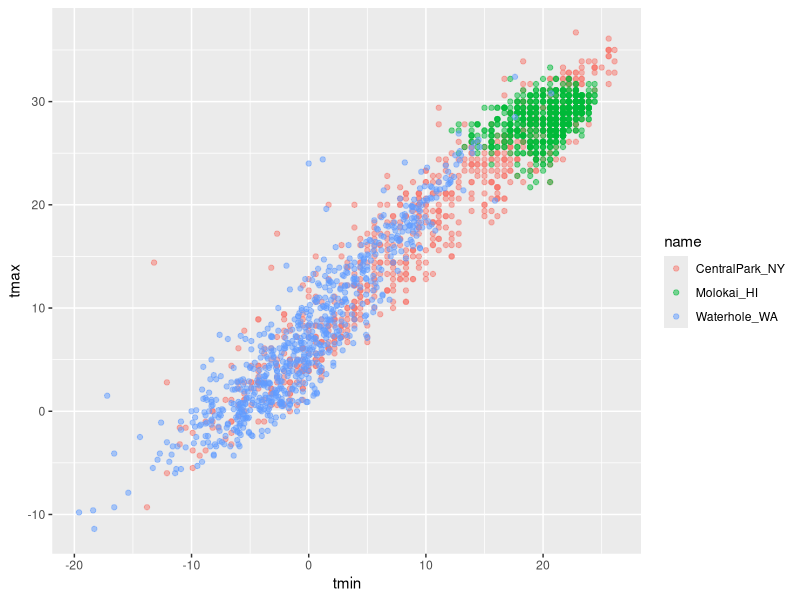
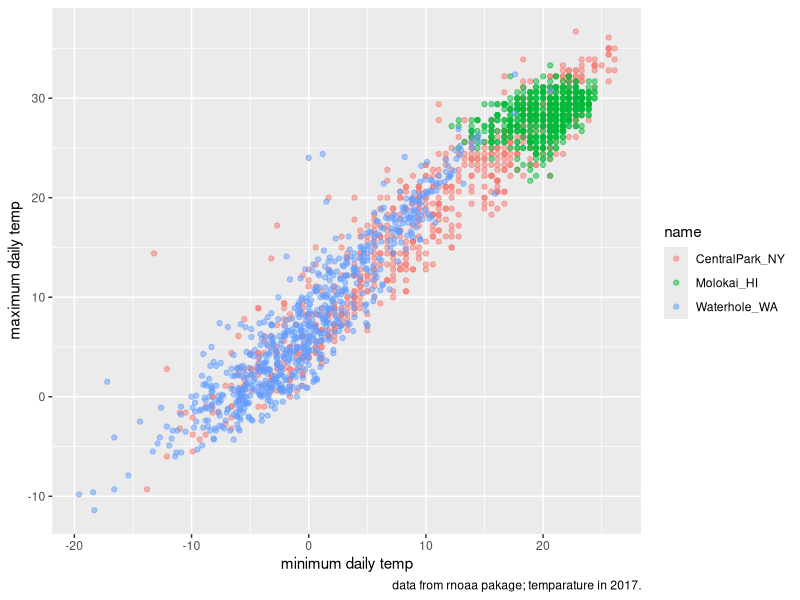
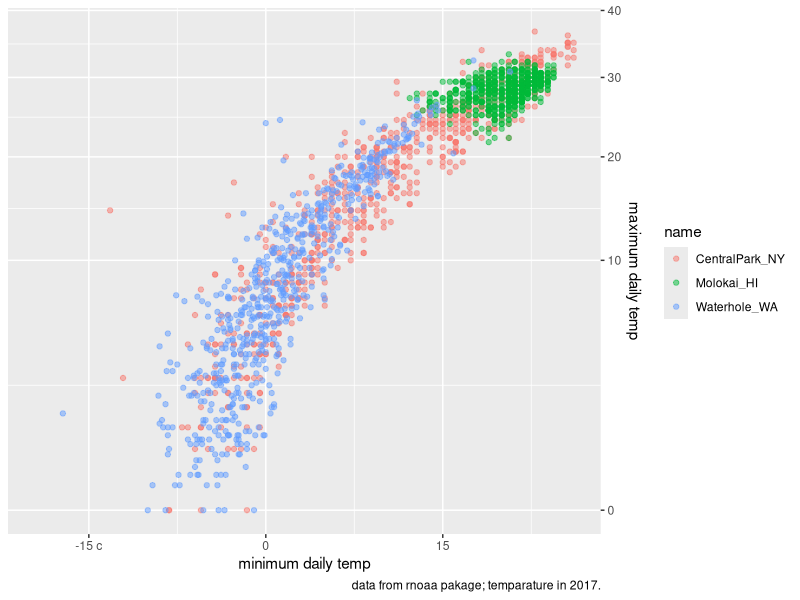
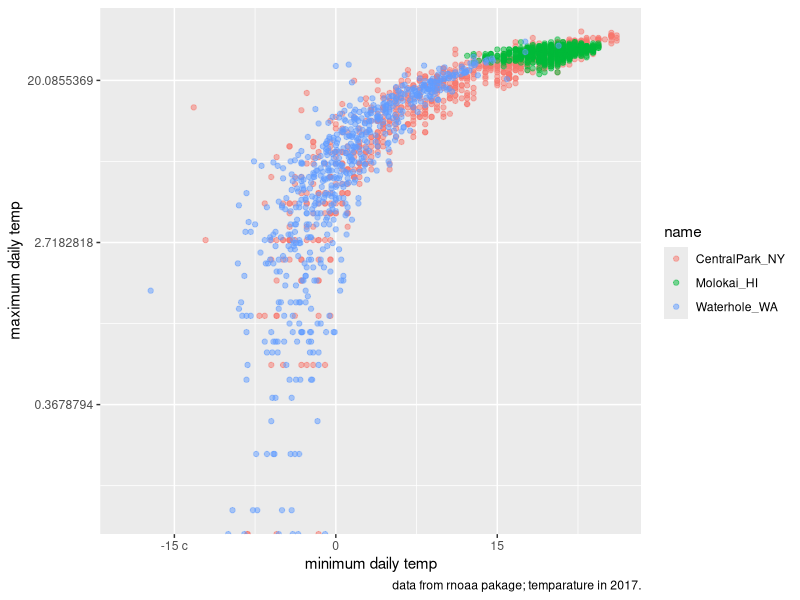
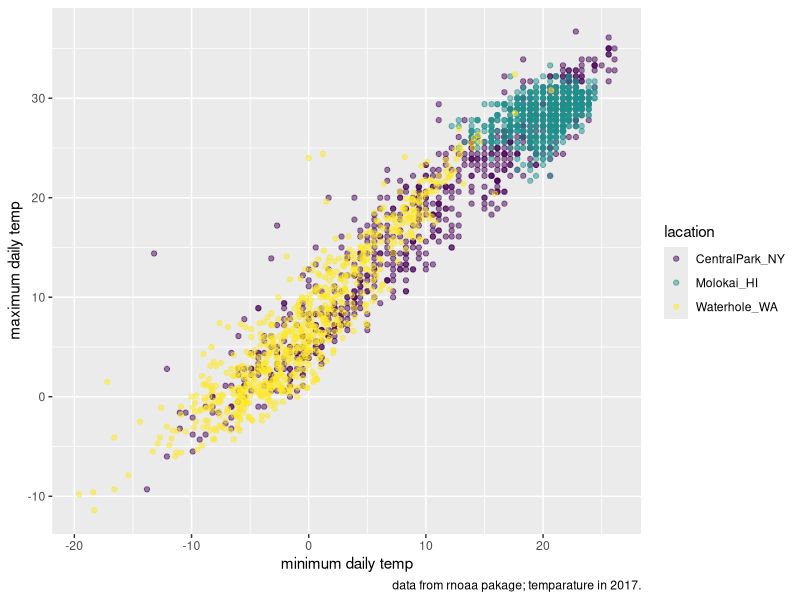
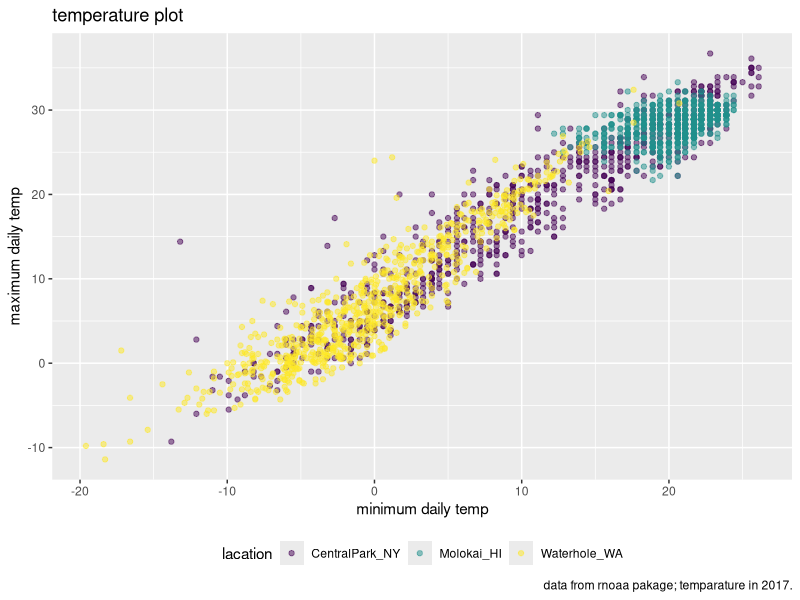
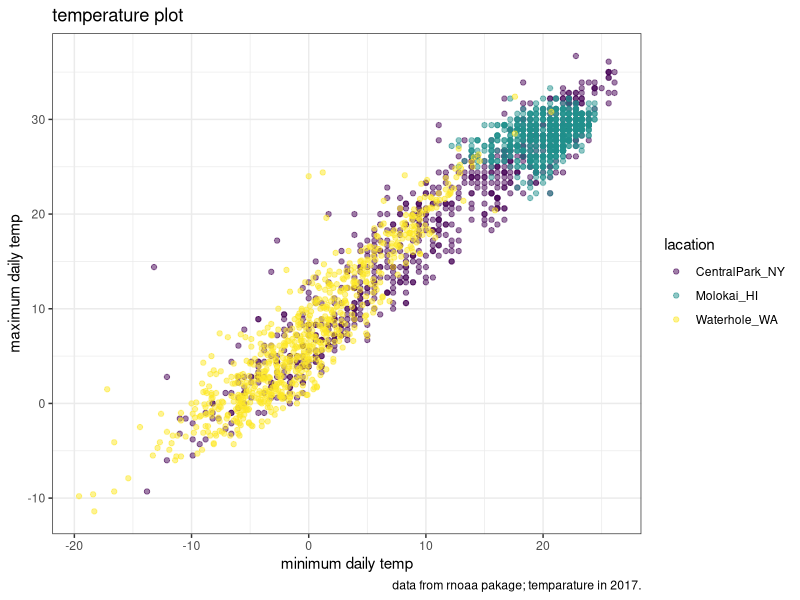
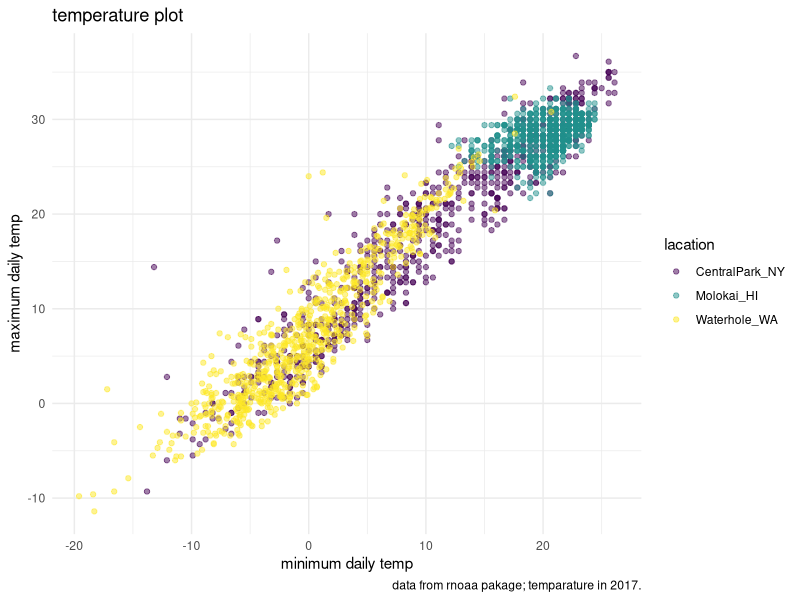

Write R code to recreate these figures, in order.
## ---- chunk 1
library(tidyverse)
library(patchwork)
## ---- chunk 2
weather_df=read_csv("./weather_df.csv", na=c("NA","","."))

weather_df
## ---- chunk 3
weather_df %>% 
  ggplot(aes(x= tmin, y =tmax, color=name)) +
  geom_point(alpha=0.5)
## ---- chunk 4
weather_df %>% 
  ggplot(aes(x= tmin, y =tmax, color=name)) +
  geom_point(alpha=0.5)+
  labs(
    ttle="temperature plot",
    x="minimum daily temp",
    y="maximum daily temp",
    caption="data from rnoaa pakage; temparature in 2017."
  )
## ---- chunk 5
weather_df %>% 
  ggplot(aes(x= tmin, y =tmax, color=name)) +
  geom_point(alpha=0.5)+
  labs(
    ttle="temperature plot",
    x="minimum daily temp",
    y="maximum daily temp",
    caption="data from rnoaa pakage; temparature in 2017."
  )+
  scale_x_continuous(
    breaks=c(-15,0,15),
    labels=c("-15 c", "0","15")
  ) +
  scale_y_continuous(
    trans="sqrt", #squreroot transformation
    position= "right"
  )

## ---- chunk 6
weather_df %>% 
  ggplot(aes(x= tmin, y =tmax, color=name)) +
  geom_point(alpha=0.5)+
  labs(
    ttle="temperature plot",
    x="minimum daily temp",
    y="maximum daily temp",
    caption="data from rnoaa pakage; temparature in 2017."
  )+
  scale_x_continuous(
    breaks=c(-15,0,15),
    labels=c("-15 c", "0","15")
  ) +
  scale_y_continuous(
    trans="log" #log transformation
  )
## ---- chunk 7
weather_df %>% 
  ggplot(aes(x= tmin, y =tmax, color=name)) +
  geom_point(alpha=0.5)+
  labs(
    ttle="temperature plot",
    x="minimum daily temp",
    y="maximum daily temp",
    caption="data from rnoaa pakage; temparature in 2017."
  ) +
  viridis::scale_color_viridis(
    name = "lacation",
    discrete = TRUE)
## ---- chunk 8
weather_df %>% 
  ggplot(aes(x= tmin, y =tmax, color=name)) +
  geom_point(alpha=0.5)+
  labs(
    title="temperature plot",
    x="minimum daily temp",
    y="maximum daily temp",
    caption="data from rnoaa pakage; temparature in 2017."
  ) +
  viridis::scale_color_viridis(
    name = "lacation",
    discrete = TRUE) +
  theme(legend.position="bottom")
## ---- chunk 9
weather_df %>% 
  ggplot(aes(x= tmin, y =tmax, color=name)) +
  geom_point(alpha=0.5)+
  labs(
    title="temperature plot",
    x="minimum daily temp",
    y="maximum daily temp",
    caption="data from rnoaa pakage; temparature in 2017."
  ) +
  viridis::scale_color_viridis(
    name = "lacation",
    discrete = TRUE) +
    theme_bw() ## theme balck and white 
## ---- chunk 10
weather_df %>% 
  ggplot(aes(x= tmin, y =tmax, color=name)) +
  geom_point(alpha=0.5)+
  labs(
    title="temperature plot",
    x="minimum daily temp",
    y="maximum daily temp",
    caption="data from rnoaa pakage; temparature in 2017."
  ) +
  viridis::scale_color_viridis(
    name = "lacation",
    discrete = TRUE) +
    theme_minimal() ## theme balck and white 
## ---- chunk 11
weather_df %>% 
  ggplot(aes(x= tmin, y =tmax, color=name)) +
  geom_point(alpha=0.5)+
  labs(
    title="temperature plot",
    x="minimum daily temp",
    y="maximum daily temp",
    caption="data from rnoaa pakage; temparature in 2017."
  ) +
  viridis::scale_color_viridis(
    name = "lacation",
    discrete = TRUE) +
    theme_classic() ## theme balck and white but without borders 
## ---- chunk 12
weather_df %>% 
  ggplot(aes(x= tmin, y =tmax, color=name)) +
  geom_point(alpha=0.5)+
  labs(
    title="temperature plot",
    x="minimum daily temp",
    y="maximum daily temp",
    caption="data from rnoaa pakage; temparature in 2017."
  ) +
  viridis::scale_color_viridis(
    name = "lacation",
    discrete = TRUE) +
    ggthemes:: theme_economist() ## theme economist
## ---- chunk 13
weather_df %>% 
  ggplot(aes(x= tmin, y =tmax, color=name)) +
  geom_point(alpha=0.5)+
  labs(
    title="temperature plot",
    x="minimum daily temp",
    y="maximum daily temp",
    caption="data from rnoaa pakage; temparature in 2017."
  ) +
  viridis::scale_color_viridis(
    name = "lacation",
    discrete = TRUE) +
    ggthemes::theme_excel() ## theme excel
## ---- chunk 14
weather_df %>% 
  ggplot(aes(x= tmin, y =tmax, color=name)) +
  geom_point(alpha=0.5)+
  labs(
    title="temperature plot",
    x="minimum daily temp",
    y="maximum daily temp",
    caption="data from rnoaa pakage; temparature in 2017."
  ) +
  viridis::scale_color_viridis(
    name = "lacation",
    discrete = TRUE) +
    theme_minimal() +
  theme(legend.position="bottom")
## ---- chunk 15
central_park =
  weather_df %>% 
  filter(name == "CentralPark_NY")

Molakai=
  weather_df %>% 
  filter( name == "Molokai_HI")


ggplot (data = Molakai, aes(x= date, y =tmax, color=name)) +
  geom_point()+
  geom_line(data=central_park)

## ---- chunk 16

